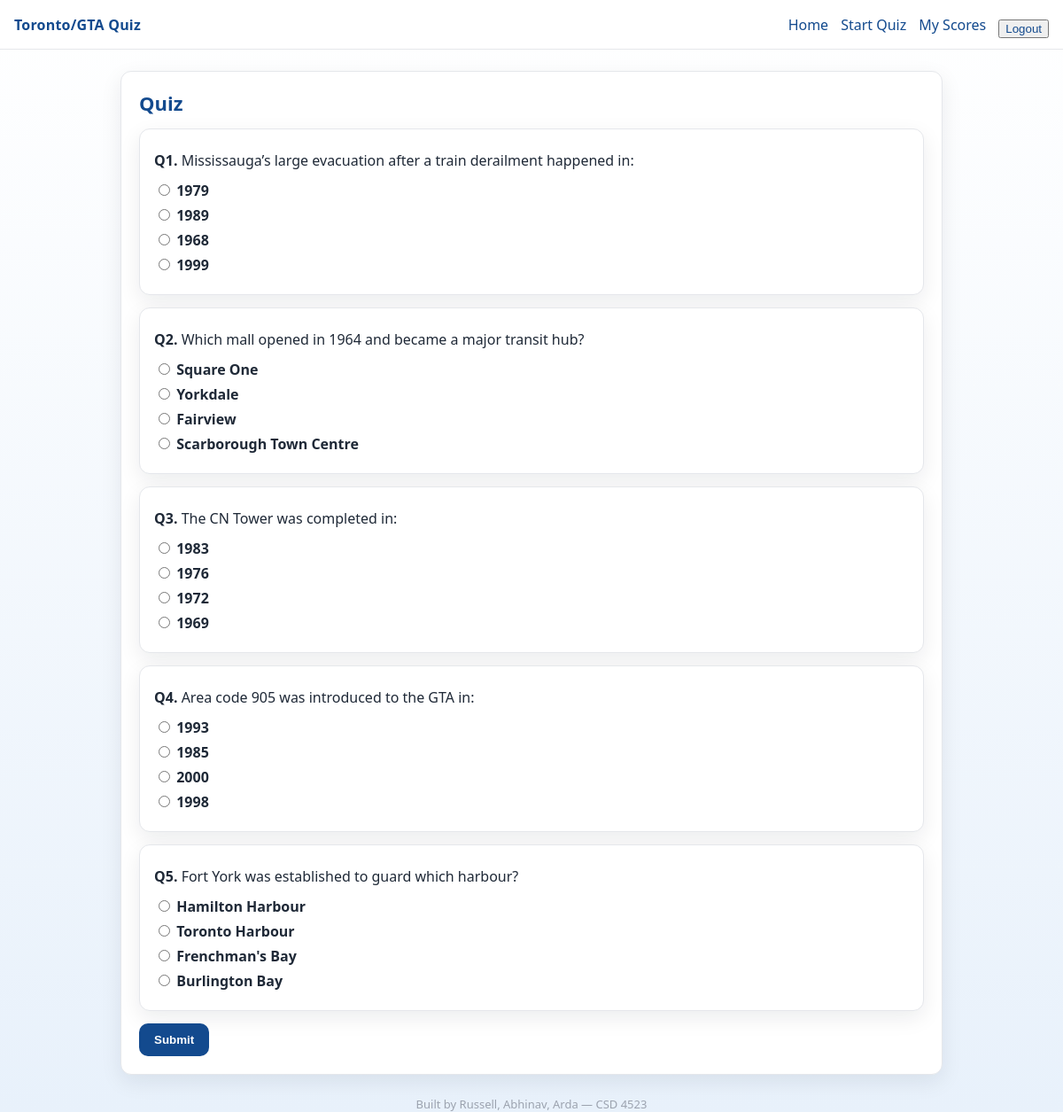
The app's page /quiz/ (signed in) with its own data.
### quiz/models.py (models this page shows, shortened)
class Question(models.Model):
    text = models.CharField(max_length=255)
    option_a = models.CharField(max_length=255)
    option_b = models.CharField(max_length=255)
    option_c = models.CharField(max_length=255)
    option_d = models.CharField(max_length=255)
    correct_option = models.CharField(
        max_length=1,
        choices=[('A','A'),('B','B'),('C','C'),('D','D')]
    )

### quiz/views.py (the view, shortened to what this page needs)
# urls.py: path('quiz/', views.start_quiz, name='quiz'),
@login_required
def start_quiz(request):
    if request.method == 'GET':
        questions = list(Question.objects.order_by('?')[:5])
        request.session['quiz_qids'] = [q.id for q in questions]
        return render(request, 'quiz.html', {'questions': questions})

### templates/quiz.html
{% extends "base.html" %}
{% block content %}
  <div class="card">
    <h2>Quiz</h2>
    <form method="post">{% csrf_token %}
      {% for q in questions %}
        <div class="card" style="margin:14px 0; padding:16px">
          <p><strong>Q{{ forloop.counter }}.</strong> {{ q.text }}</p>
          <label class="option"><input type="radio" name="q_{{ q.id }}" value="A"> {{ q.option_a }}</label>
          <label class="option"><input type="radio" name="q_{{ q.id }}" value="B"> {{ q.option_b }}</label>
          <label class="option"><input type="radio" name="q_{{ q.id }}" value="C"> {{ q.option_c }}</label>
          <label class="option"><input type="radio" name="q_{{ q.id }}" value="D"> {{ q.option_d }}</label>
        </div>
      {% endfor %}
      <button class="btn" type="submit">Submit</button>
    </form>
  </div>
{% endblock %}

### templates/base.html (shortened to what this page needs)
{% load static %}
<!doctype html>
<html>
<head>
  <link rel="stylesheet" href="{% static 'css/style.css' %}">
</head>
<body>
  <div class="nav">
    <div class="brand">Toronto/GTA Quiz</div>
    <a href="/">Home</a>
    {% if user.is_authenticated %}
      <a href="/quiz/">Start Quiz</a>
      <a href="/history/">My Scores</a>
      <form method="post" action="{% url 'logout' %}" style="display:inline;">
        <button type="submit" class="link">Logout</button>
      </form>
    {% else %}
      <a href="{% url 'login' %}">Login</a>
      <a href="{% url 'register' %}">Register</a>
    {% endif %}
  </div>
  <main class="container">
    {% block content %}{% endblock %}
    <div class="footer">Built by Russell, Abhinav, Arda — CSD 4523</div>
  </main>
</body>
</html>

### static/css/style.css (style rules this page uses)
:root { --blue-900:#0b2a53; --blue-700:#134a8e; --blue-600:#1d5fb4; --blue-100:#e8f1fb; --gray-900:#1f2937; --gray-700:#374151; --gray-400:#9ca3af; --gray-200:#e5e7eb; --gray-100:#f5f7fa; --white:#ffffff; --radius:12px; --shadow:0 8px 24px rgba(16,24,40,.08); }
* { box-sizing:border-box }
html,body { height:100% }
body { margin:0; font-family:system-ui,-apple-system,Segoe UI,Roboto,Inter,Arial,sans-serif; color:var(--gray-900); background:linear-gradient(180deg,var(--white),var(--blue-100)); }
.container { max-width:960px; margin:24px auto 40px; padding:0 16px; }
.nav { display:flex; gap:14px; align-items:center; padding:12px 16px; border-bottom:1px solid var(--gray-200); background:var(--white); position:sticky; top:0; z-index:10; }
.brand { font-weight:700; color:var(--blue-700); margin-right:auto; letter-spacing:.2px; }
.nav a, .nav button.link { color:var(--blue-700); text-decoration:none; font-weight:500; }
.card { background:var(--white); border:1px solid var(--gray-200); border-radius:var(--radius); padding:20px; box-shadow:var(--shadow); margin:16px 0; }
h1,h2,h3 { margin:0 0 8px }
h2 { font-size:22px;color:var(--blue-700) }
p { margin:8px 0 12px }
.btn { display:inline-block; padding:10px 16px; border-radius:10px; border:1px solid transparent; background:var(--blue-700); color:var(--white); font-weight:600; cursor:pointer; }
form { display:block; margin-top:8px }
label { font-weight:600; display:block; margin:10px 0 6px }
.option { margin:6px 0; display:block }
.footer { margin-top:24px; color:var(--gray-400); font-size:13px; text-align:center }

### records on screen
Question: text "Mississauga’s large evacuation after a train derailment happened in:", option_a "1979", option_b "1989", option_c "1968", option_d "1999"
Question: text "Which mall opened in 1964 and became a major transit hub?", option_a "Square One", option_b "Yorkdale", option_c "Fairview", option_d "Scarborough Town Centre"
Question: text "The CN Tower was completed in:", option_a "1983", option_b "1976", option_c "1972", option_d "1969"
Question: text "Area code 905 was introduced to the GTA in:", option_a "1993", option_b "1985", option_c "2000", option_d "1998"
Question: text "Fort York was established to guard which harbour?", option_a "Hamilton Harbour", option_b "Toronto Harbour", option_c "Frenchman's Bay", option_d "Burlington Bay"
